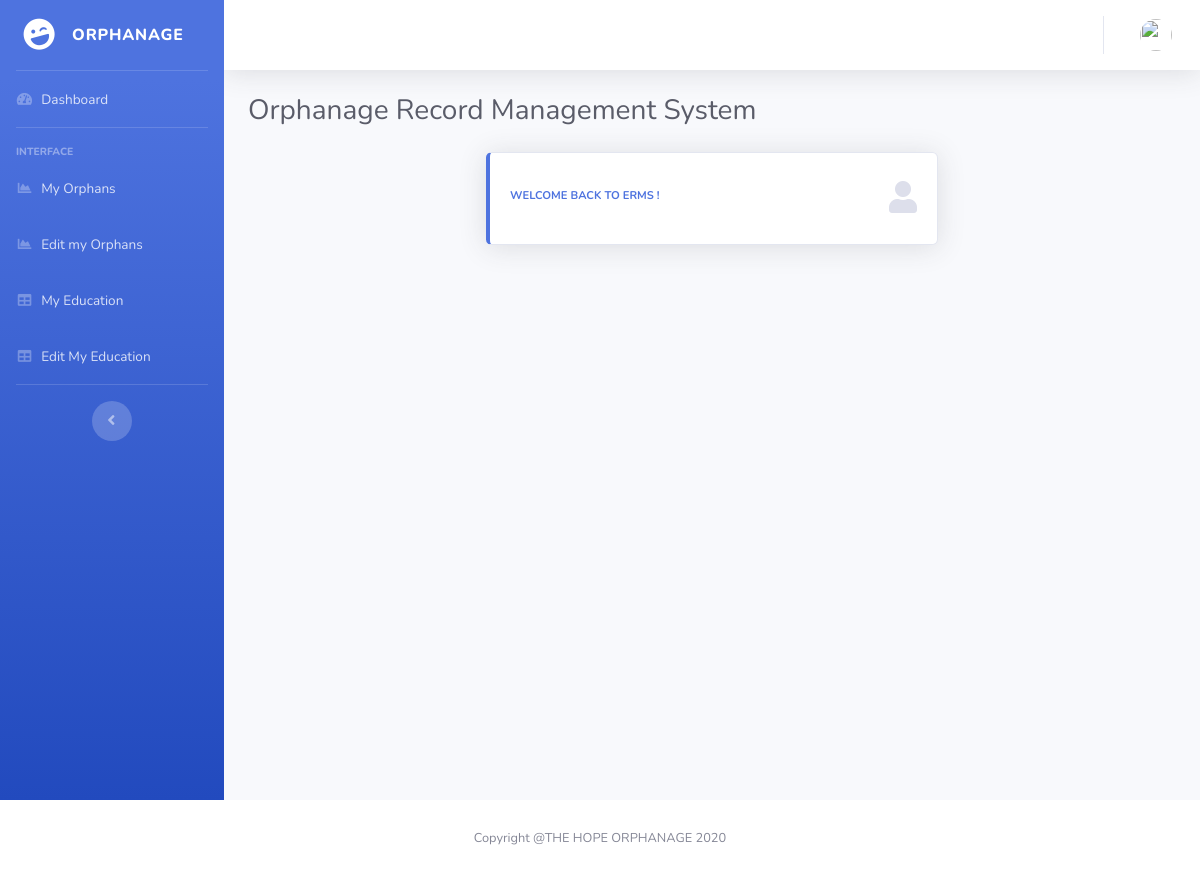
The app's page /Orphanage-Record-Management-System-Project/erms/welcomecanteen.php (signed in), older data.
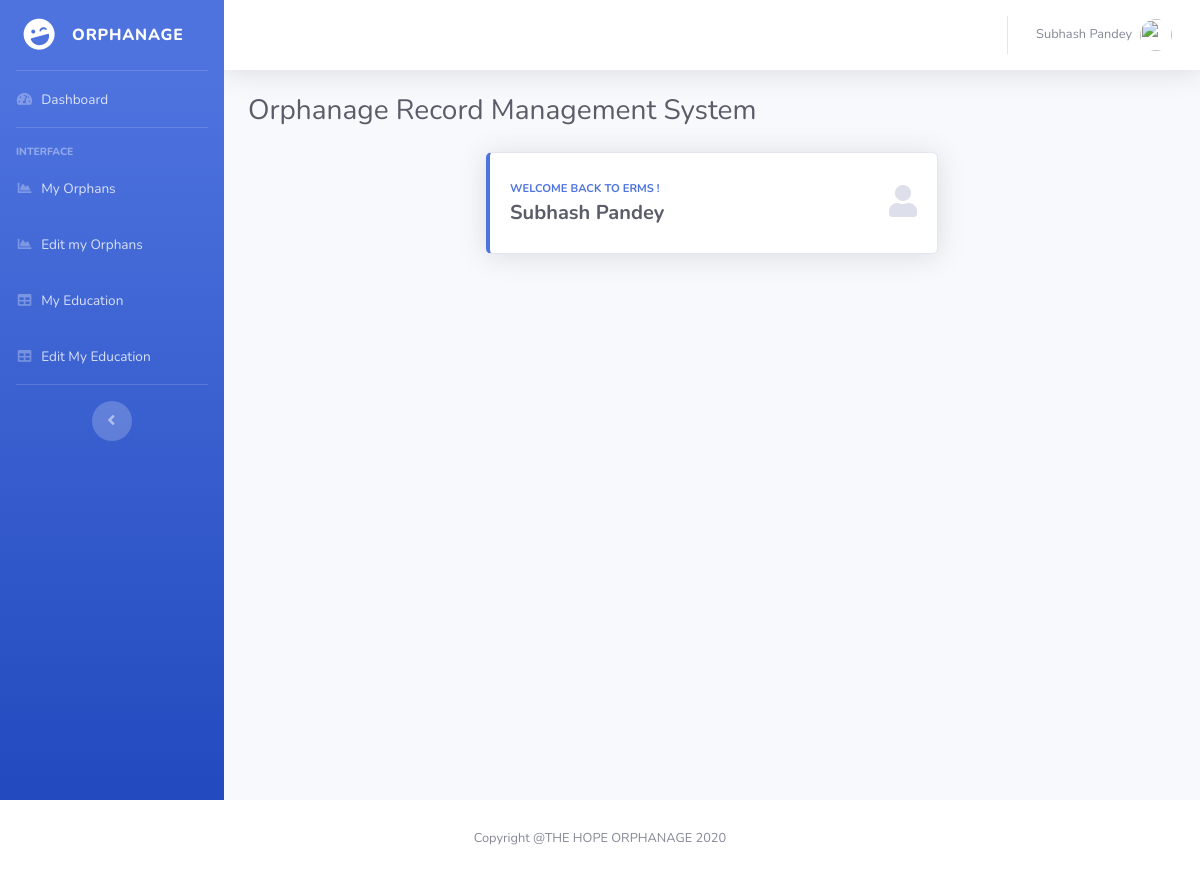
The same page, newer data.
### tables this page shows
CREATE TABLE `canteen` (
  `ID` int(11) NOT NULL,
  `EmpFname` varchar(50) DEFAULT NULL,
  `EmpLName` varchar(50) NOT NULL,
  `EmpCode` varchar(50) DEFAULT NULL,
  `EmpDept` varchar(120) DEFAULT NULL,
  `EmpDesignation` varchar(120) DEFAULT NULL,
  `EmpContactNo` bigint(10) DEFAULT NULL,
  `EmpGender` enum('Male','Female') DEFAULT NULL,
  `EmpEmail` varchar(200) DEFAULT NULL,
  `EmpPassword` varchar(100) DEFAULT NULL,
  `EmpJoingdate` date DEFAULT NULL,
  `PostingDate` timestamp NOT NULL DEFAULT current_timestamp()
);

### Orphanage-Record-Management-System-Project/erms/welcomecanteen.php (the view, shortened to what this page needs)
<?php
include('includes/dbconnection.php');
if(strlen($_SESSION['uid']==0)){
	header('location:logout.php');
}
else {
?>
<!DOCTYPE html>
<html lang="en">
<head>
  <link href="vendor/fontawesome-free/css/all.min.css" rel="stylesheet" type="text/css">
  <link href="css/sb-admin-2.min.css" rel="stylesheet">
</head>
<body id="page-top">
  <div id="wrapper">
    <?php include_once('includes/canteensidebar.php');?>
    <div id="content-wrapper" class="d-flex flex-column">
      <div id="content">
       <?php include_once('includes/canteenheader.php');?>
        <div class="container-fluid">
          <div class="d-sm-flex align-items-center justify-content-between mb-4">
            <h1 class="h3 mb-0 text-gray-800">Orphanage Record Management System</h1>
                   </div>
          <div class="row">
<div class="col-xl-3 col-md-6 mb-4"></div>
            <div class="col-xl-6 col-md-6 mb-4">
              <div class="card border-left-primary shadow h-100 py-2">
                <div class="card-body">
                  <div class="row no-gutters align-items-center">
                    <div class="col mr-2">
                      <div class="text-xs font-weight-bold text-primary text-uppercase mb-1">Welcome Back to ERMS !</div>
                      <?php
$empid=$_SESSION['uid'];
$ret=mysqli_query($con,"select EmpFname,EmpLname from canteen where ID='$empid'");
$row=mysqli_fetch_array($ret);
$fname=$row['EmpFname'];
$lname=$row['EmpLname'];
?>
                      <div class="h5 mb-0 font-weight-bold text-gray-800"><?php echo $fname." ".$lname; ?></div>
                    </div>
                    <div class="col-auto">
                      <i class="fas fa-user fa-2x text-gray-300"></i>
                    </div>
                  </div>
                </div>
              </div>
            </div>
          </div>
        </div>
          </div>
        </div>
      </div>
       <?php include_once('includes/footer.php');?>
</body>
</html>
</html>
<?php
}
?>

### Orphanage-Record-Management-System-Project/erms/includes/canteenheader.php (shortened to what this page needs)
<nav class="navbar navbar-expand navbar-light bg-white topbar mb-4 static-top shadow">
<ul class="navbar-nav ml-auto">
  <li class="nav-item dropdown no-arrow">
    <a class="nav-link dropdown-toggle" href="#" id="userDropdown" role="button" data-toggle="dropdown" aria-haspopup="true" aria-expanded="false">
<?php
$empid=$_SESSION['uid'];
$ret=mysqli_query($con,"select EmpFname,EmpLname from canteen where ID='$empid'");
$row=mysqli_fetch_array($ret);
$fname=$row['EmpFname'];
$lname=$row['EmpLname'];
?>
      <span class="mr-2 d-none d-lg-inline text-gray-600 small"><?php echo $fname." ".$lname; ?></span>
      <img class="img-profile rounded-circle" src="https://source.unsplash.com/QAB-WJcbgJk/60x60">
    </a>
  </li>
</ul>
</nav>

Row changes from the older to the newer data that the page shows:
added canteen: EmpFname "Subhash", EmpLName "Pandey"
